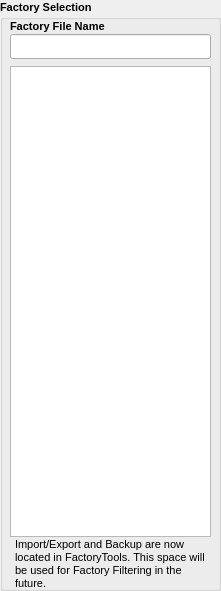
     <widget class="QGroupBox" name="FactorySelection">
      <property name="geometry">
       <rect>
        <x>10</x>
        <y>50</y>
        <width>221</width>
        <height>591</height>
       </rect>
      </property>
      <property name="font">
       <font>
        <pointsize>8</pointsize>
        <italic>false</italic>
        <bold>true</bold>
       </font>
      </property>
      <property name="title">
       <string>Factory Selection</string>
      </property>
      <widget class="QLabel" name="l_FactoryFilename">
       <property name="geometry">
        <rect>
         <x>10</x>
         <y>18</y>
         <width>131</width>
         <height>17</height>
        </rect>
       </property>
       <property name="text">
        <string>Factory File Name</string>
       </property>
      </widget>
      <widget class="QLineEdit" name="FactoryFilename">
       <property name="geometry">
        <rect>
         <x>10</x>
         <y>34</y>
         <width>201</width>
         <height>25</height>
        </rect>
       </property>
       <property name="font">
        <font>
         <pointsize>8</pointsize>
         <italic>false</italic>
         <bold>true</bold>
        </font>
       </property>
      </widget>
      <widget class="QListWidget" name="listFactoryFiles">
       <property name="geometry">
        <rect>
         <x>10</x>
         <y>66</y>
         <width>201</width>
         <height>471</height>
        </rect>
       </property>
       <property name="font">
        <font>
         <pointsize>8</pointsize>
         <italic>false</italic>
         <bold>false</bold>
        </font>
       </property>
       <property name="editTriggers">
        <set>QAbstractItemView::EditTrigger::NoEditTriggers</set>
       </property>
      </widget>
      <widget class="QLabel" name="label_13">
       <property name="geometry">
        <rect>
         <x>15</x>
         <y>538</y>
         <width>191</width>
         <height>51</height>
        </rect>
       </property>
       <property name="font">
        <font>
         <pointsize>8</pointsize>
         <italic>false</italic>
         <bold>false</bold>
        </font>
       </property>
       <property name="text">
        <string>Import/Export and Backup are now located in FactoryTools. This space will be used for Factory Filtering in the future.</string>
       </property>
       <property name="wordWrap">
        <bool>true</bool>
       </property>
      </widget>
     </widget>
